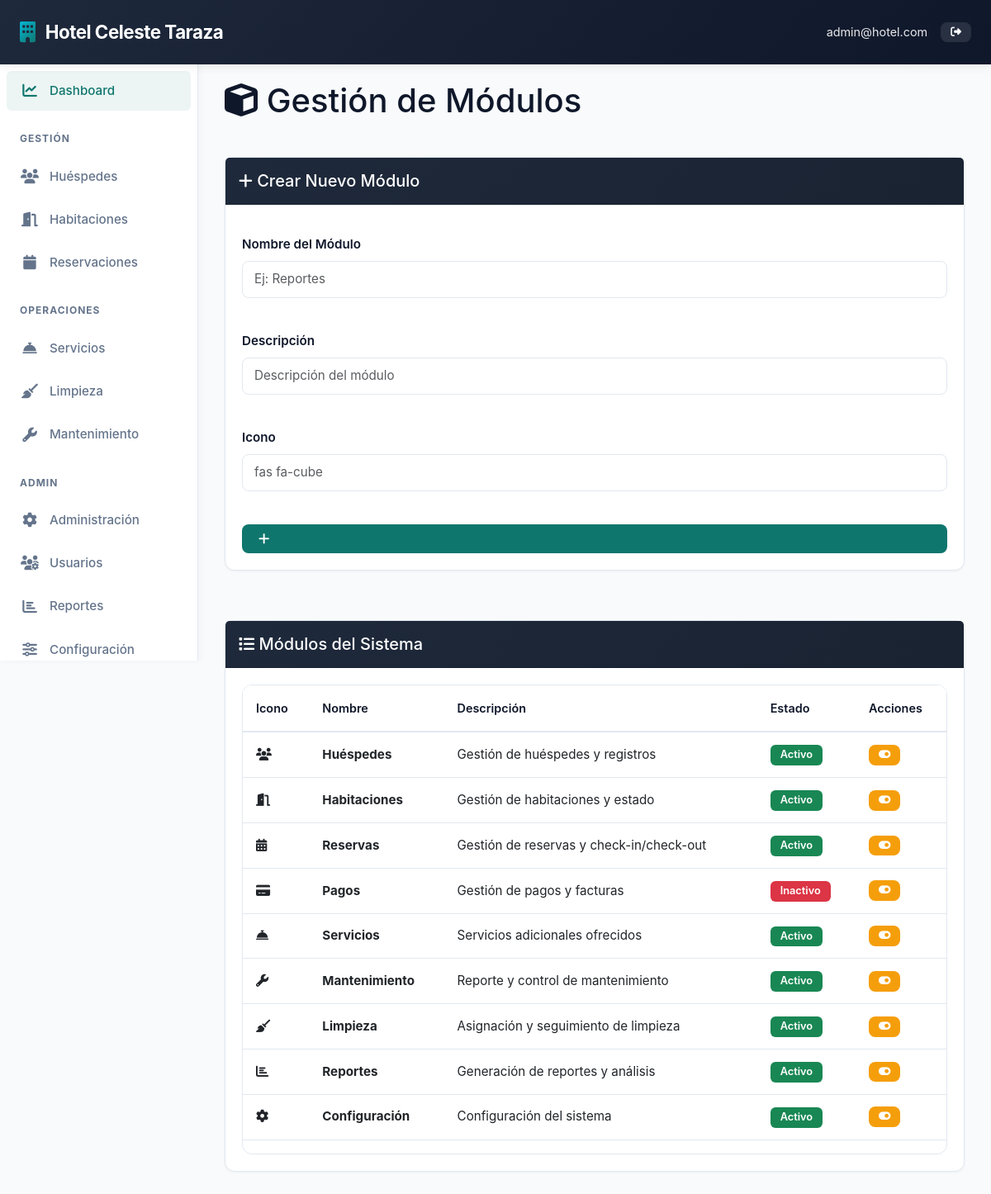
The app's page /admin/modules (signed in) with its own data.
### models.py (models this page shows, shortened)
class SystemSettings(db.Model):
    __tablename__ = 'system_settings'
    id = db.Column(db.Integer, primary_key=True)
    hotel_name = db.Column(db.String(120), nullable=False, default='Hotel Management System')
    hotel_address = db.Column(db.Text, nullable=False, default='Calle Principal 123, Ciudad')
    hotel_phone = db.Column(db.String(20), nullable=False, default='+1 (555) 123-4567')
    hotel_email = db.Column(db.String(120), nullable=False, default='info@hotel.com')
    check_in_time = db.Column(db.String(5), nullable=False, default='14:00')
    check_out_time = db.Column(db.String(5), nullable=False, default='11:00')
    price_per_night = db.Column(db.Float, nullable=False, default=100.0)
    updated_at = db.Column(db.DateTime, default=datetime.utcnow, onupdate=datetime.utcnow)

class User(UserMixin, db.Model):
    __tablename__ = 'users'
    id = db.Column(db.Integer, primary_key=True)
    username = db.Column(db.String(80), unique=True, nullable=False)
    email = db.Column(db.String(120), unique=True, nullable=False)
    password_hash = db.Column(db.String(200), nullable=False)
    full_name = db.Column(db.String(120), nullable=False)
    role = db.Column(db.String(20), nullable=False, default='staff')  # admin, receptionist, housekeeper, manager
    phone = db.Column(db.String(20))
    created_at = db.Column(db.DateTime, default=datetime.utcnow)
    is_active = db.Column(db.Boolean, default=True)
    reservations = db.relationship('Reservation', backref='created_by_user', lazy=True)

class Module(db.Model):
    __tablename__ = 'modules'
    id = db.Column(db.Integer, primary_key=True)
    name = db.Column(db.String(100), unique=True, nullable=False)
    description = db.Column(db.String(255))
    icon = db.Column(db.String(50))
    is_enabled = db.Column(db.Boolean, default=True)
    created_at = db.Column(db.DateTime, default=datetime.utcnow)

### admin.py (the view, shortened to what this page needs)
@admin_bp.route('/modules', methods=['GET', 'POST'])
@login_required
@admin_required
def modules():
    modules = Module.query.all()
    return render_template('admin/modules.html', modules=modules)

### admin.py (called while the page is built)
def admin_required(f):
    @wraps(f)
    def decorated_function(*args, **kwargs):
        if not current_user.is_authenticated or current_user.role != 'admin':
            flash('Acceso denegado. Se requieren permisos de administrador.', 'danger')
            return redirect(url_for('dashboard'))
        return f(*args, **kwargs)
    return decorated_function

### templates/admin/modules.html (shortened to what this page needs)
{% extends "base.html" %}
{% block content %}
<div class="container-fluid">
    <div class="row mb-4">
        <div class="col-12">
            <h1><i class="fas fa-cube"></i> Gestión de Módulos</h1>
        </div>
    </div>
    <div class="row mb-4">
        <div class="col-12">
            <div class="card">
                <div class="card-header bg-light">
                    <h5 class="mb-0"><i class="fas fa-plus"></i> Crear Nuevo Módulo</h5>
                </div>
                <div class="card-body">
                    <form method="POST" class="row g-3">
                        <div class="col-12 col-md-4">
                            <label for="name" class="form-label">Nombre del Módulo</label>
                            <input type="text" class="form-control" id="name" name="name" required placeholder="Ej: Reportes">
                        </div>
                        <div class="col-12 col-md-5">
                            <label for="description" class="form-label">Descripción</label>
                            <input type="text" class="form-control" id="description" name="description" placeholder="Descripción del módulo">
                        </div>
                        <div class="col-12 col-md-2">
                            <label for="icon" class="form-label">Icono</label>
                            <input type="text" class="form-control" id="icon" name="icon" placeholder="fas fa-cube">
                        </div>
                        <div class="col-12 col-md-1 d-flex align-items-end">
                            <button type="submit" class="btn btn-primary w-100"><i class="fas fa-plus"></i></button>
                        </div>
                    </form>
                </div>
            </div>
        </div>
    </div>
    <div class="row">
        <div class="col-12">
            <div class="card">
                <div class="card-header bg-light">
                    <h5 class="mb-0"><i class="fas fa-list"></i> Módulos del Sistema</h5>
                </div>
                <div class="card-body">
                    {% if modules %}
                    <div class="table-responsive">
                        <table class="table table-hover">
                            <thead>
                                <tr>
                                    <th>Icono</th>
                                    <th>Nombre</th>
                                    <th>Descripción</th>
                                    <th>Estado</th>
                                    <th>Acciones</th>
                                </tr>
                            </thead>
                            <tbody>
                                {% for module in modules %}
                                <tr>
                                    <td>
                                        <i class="{{ module.icon }}"></i>
                                    </td>
                                    <td>
                                        <strong>{{ module.name }}</strong>
                                    </td>
                                    <td>{{ module.description or '-' }}</td>
                                    <td>
                                        {% if module.is_enabled %}
                                            <span class="badge bg-success">Activo</span>
                                        {% else %}
                                            <span class="badge bg-danger">Inactivo</span>
                                        {% endif %}
                                    </td>
                                    <td>
                                        <button class="btn btn-sm btn-warning toggle-module" data-module-id="{{ module.id }}" title="Cambiar estado">
                                            <i class="fas fa-toggle-on"></i>
                                        </button>
                                    </td>
                                </tr>
                                {% endfor %}
                            </tbody>
                        </table>
                    </div>
                    {% else %}
                    <div class="alert alert-info">
                        <i class="fas fa-info-circle"></i> No hay módulos creados
                    </div>
                    {% endif %}
                </div>
            </div>
        </div>
    </div>
</div>
{% endblock %}

### templates/base.html (shortened to what this page needs)
<!DOCTYPE html>
<html lang="es">
<head>
    <link href="https://cdn.jsdelivr.net/npm/bootstrap@5.3.0/dist/css/bootstrap.min.css" rel="stylesheet">
    <link rel="stylesheet" href="https://cdnjs.cloudflare.com/ajax/libs/font-awesome/6.4.0/css/all.min.css">
</head>
<body>
    {% if current_user.is_authenticated %}
    <nav class="navbar">
        <a class="navbar-brand" href="/"><i class="fas fa-building"></i> <span>{{ hotel_settings.hotel_name }}</span></a>
        <div class="navbar-right">
            <span class="text-white">{{ current_user.email }}</span>
            <a href="/auth/logout" class="btn btn-sm" style="background-color: rgba(255,255,255,0.1); color: white;"><i class="fas fa-sign-out-alt"></i></a>
        </div>
    </nav>
    <aside class="sidebar" id="sidebar">
        <ul class="sidebar-menu">
            <li><a href="/" data-tooltip="Dashboard"><i class="fas fa-chart-line"></i> <span class="sidebar-label">Dashboard</span></a></li>
            <li><div class="sidebar-section-title">Gestión</div></li>
            {% if modules_dict.get('Huéspedes', {}).is_enabled != False %}
            <li><a href="/guests" data-tooltip="Huéspedes"><i class="fas fa-users"></i> <span class="sidebar-label">Huéspedes</span></a></li>
            {% endif %}
            {% if modules_dict.get('Habitaciones', {}).is_enabled != False %}
            <li><a href="/rooms" data-tooltip="Habitaciones"><i class="fas fa-door-open"></i> <span class="sidebar-label">Habitaciones</span></a></li>
            {% endif %}
            {% if modules_dict.get('Reservas', {}).is_enabled != False %}
            <li><a href="/reservations" data-tooltip="Reservaciones"><i class="fas fa-calendar"></i> <span class="sidebar-label">Reservaciones</span></a></li>
            {% endif %}
            <li><div class="sidebar-section-title">Operaciones</div></li>
            {% if modules_dict.get('Servicios', {}).is_enabled != False %}
            <li><a href="/services" data-tooltip="Servicios"><i class="fas fa-concierge-bell"></i> <span class="sidebar-label">Servicios</span></a></li>
            {% endif %}
            {% if modules_dict.get('Limpieza', {}).is_enabled != False %}
            <li><a href="/housekeeping" data-tooltip="Limpieza"><i class="fas fa-broom"></i> <span class="sidebar-label">Limpieza</span></a></li>
            {% endif %}
            {% if modules_dict.get('Mantenimiento', {}).is_enabled != False %}
            <li><a href="/maintenance" data-tooltip="Mantenimiento"><i class="fas fa-wrench"></i> <span class="sidebar-label">Mantenimiento</span></a></li>
            {% endif %}
            {% if current_user.role == 'admin' %}
            <li><div class="sidebar-section-title">Admin</div></li>
            <li><a href="/admin" data-tooltip="Administración"><i class="fas fa-cog"></i> <span class="sidebar-label">Administración</span></a></li>
            <li><a href="/admin/users" data-tooltip="Usuarios"><i class="fas fa-users-cog"></i> <span class="sidebar-label">Usuarios</span></a></li>
            <li><a href="/admin/reports" data-tooltip="Reportes"><i class="fas fa-chart-bar"></i> <span class="sidebar-label">Reportes</span></a></li>
            <li><a href="/admin/settings" data-tooltip="Configuración"><i class="fas fa-sliders-h"></i> <span class="sidebar-label">Configuración</span></a></li>
            {% endif %}
        </ul>
    </aside>
    {% endif %}
    <div class="main-content">
        {% block content %}{% endblock %}
    </div>
</body>
</html>

### records on screen
SystemSettings: hotel_name "Hotel Celeste Taraza"
User: email "admin@hotel.com"
Module: name "Huéspedes", description "Gestión de huéspedes y registros", is_enabled "Activo"
Module: name "Habitaciones", description "Gestión de habitaciones y estado", is_enabled "Activo"
Module: name "Reservas", description "Gestión de reservas y check-in/check-out", is_enabled "Activo"
Module: name "Pagos", description "Gestión de pagos y facturas", is_enabled "Inactivo"
Module: name "Servicios", description "Servicios adicionales ofrecidos", is_enabled "Activo"
Module: name "Mantenimiento", description "Reporte y control de mantenimiento", is_enabled "Activo"
Module: name "Limpieza", description "Asignación y seguimiento de limpieza", is_enabled "Activo"
Module: name "Reportes", description "Generación de reportes y análisis", is_enabled "Activo"
Module: name "Configuración", description "Configuración del sistema", is_enabled "Activo"
